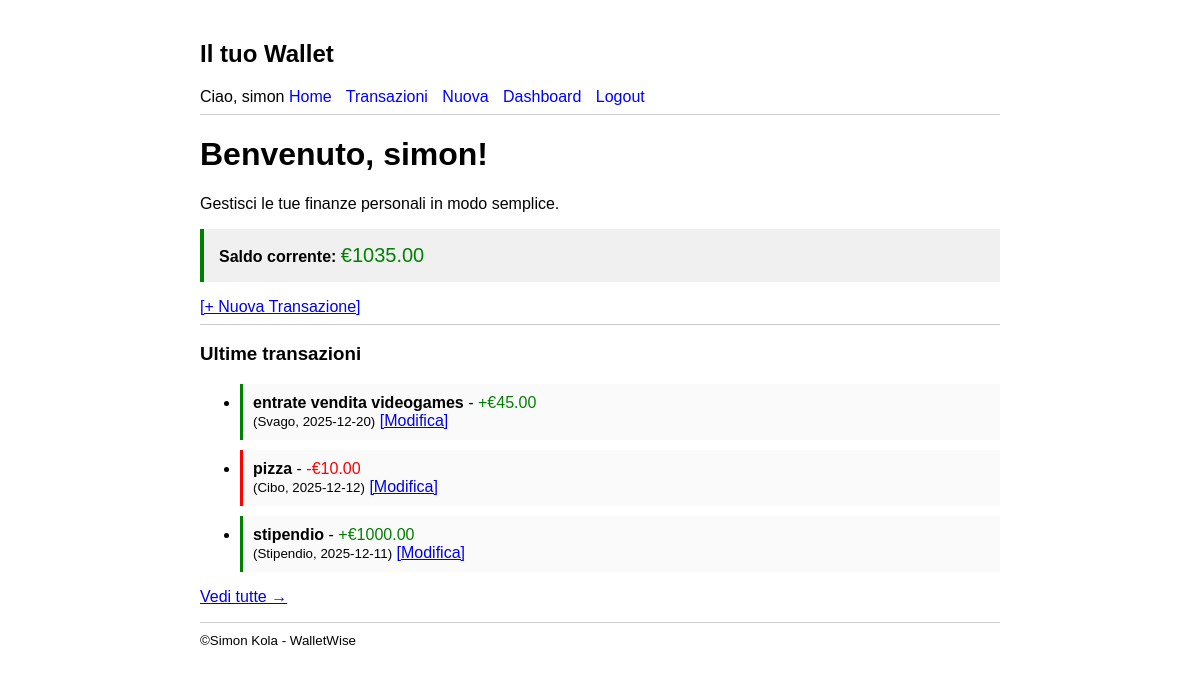
Page / (signed in) on the earlier database version.
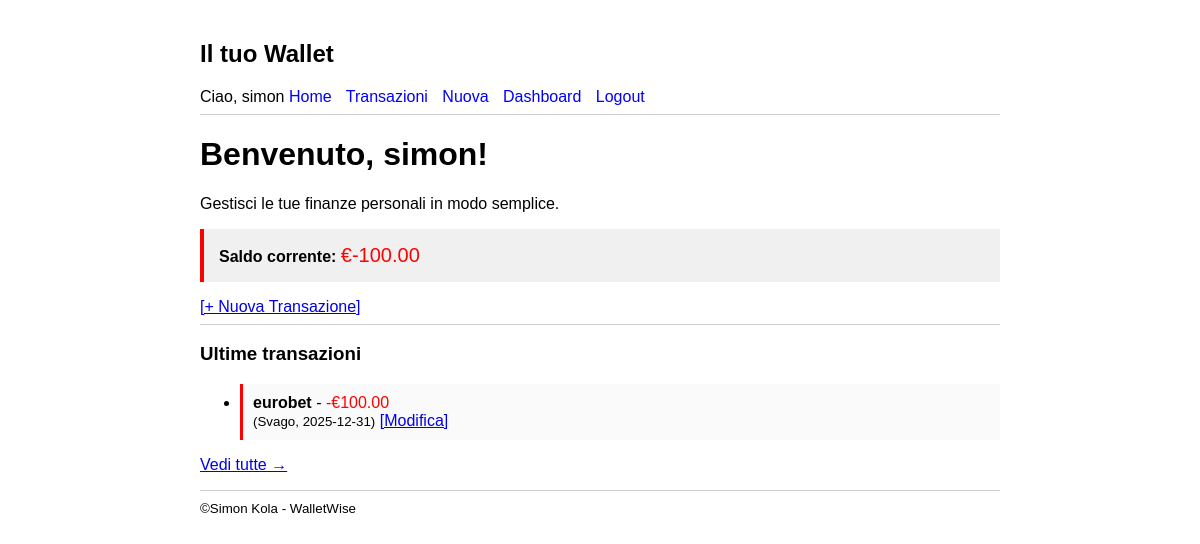
Same page on the later database version.
### tables this page shows
CREATE TABLE user (
  id INTEGER PRIMARY KEY AUTOINCREMENT,
  username TEXT UNIQUE NOT NULL,
  password TEXT NOT NULL
);

CREATE TABLE transactions (
  id INTEGER PRIMARY KEY AUTOINCREMENT,
  author_id INTEGER NOT NULL,
  category_id INTEGER NOT NULL,
  created TIMESTAMP NOT NULL DEFAULT CURRENT_TIMESTAMP,
  type TEXT NOT NULL CHECK(type IN ('entrata', 'uscita')),
  amount REAL NOT NULL,
  description TEXT NOT NULL,
  date DATE NOT NULL,
  FOREIGN KEY (author_id) REFERENCES user (id),
  FOREIGN KEY (category_id) REFERENCES categories (id)
);

CREATE TABLE categories (
  id INTEGER PRIMARY KEY AUTOINCREMENT,
  name TEXT NOT NULL
);

### app/main.py (the view)
@bp.route('/')
def index():
    if g.user is None:
        return redirect(url_for('auth.login'))
    transactions = transaction_repository.find_by_user(g.user['id'], limit=5)
    stats = transaction_repository.get_statistics(g.user['id'])
    balance = stats['bilancio']
    return render_template('index.html', transactions=transactions, balance=balance)

### app/auth.py (called while the page is built)
@bp.before_app_request
def load_logged_in_user():
    user_id = session.get('user_id')
    if user_id is None:
        g.user = None
    else:
        g.user = user_repo.get_user_by_id(user_id)

### app/db.py (called while the page is built)
def get_db():
    if 'db' not in g:
        g.db = sqlite3.connect(
            current_app.config['DATABASE']
        )
        g.db.row_factory = sqlite3.Row
    return g.db

### app/repositories/transazioni_repo.py (called while the page is built)
def find_by_user(user_id, limit=None):
    db = get_db()
    query = """
        SELECT t.*, c.name as category_name
        FROM transactions t
        JOIN categories c ON t.category_id = c.id
        WHERE t.author_id = ?
        ORDER BY t.date DESC, t.created DESC
    """
    if limit:
        query += f' LIMIT {limit}'
    return db.execute(query, (user_id,)).fetchall()

### app/repositories/user_repo.py (called while the page is built)
def get_user_by_id(user_id):
    db = get_db()
    user = db.execute(
        "SELECT * FROM user WHERE id = ?", (user_id,)
    ).fetchone()
    return user

### app/templates/index.html (shortened to what this page needs)
{% extends 'base.html' %}
{% block content %}
    <h1>Benvenuto, {{ g.user['username'] }}!</h1>
    <p>Gestisci le tue finanze personali in modo semplice.</p>
    <p style="background: #f0f0f0; padding: 15px; border-left: 4px solid {% if balance >= 0 %}green{% else %}red{% endif %};">
        <strong>Saldo corrente:</strong>
        <span style="font-size: 20px; color: {% if balance >= 0 %}green{% else %}red{% endif %};">
            €{{ "%.2f"|format(balance) }}
        </span>
    </p>
    {% if g.user %}
        <a href="{{ url_for('main.create') }}">[+ Nuova Transazione]</a>
        <hr>
    {% endif %}
    <h3>Ultime transazioni</h3>
    {% if transactions %}
        <ul>
        {% for t in transactions %}
            <li style="margin: 10px 0; padding: 10px; background: #fafafa; border-left: 3px solid {% if t.type == 'entrata' %}green{% else %}red{% endif %};">
                <strong>{{ t.description }}</strong> -
                <span style="color: {% if t.type == 'entrata' %}green{% else %}red{% endif %};">
                    {% if t.type == 'entrata' %}+{% else %}-{% endif %}€{{ "%.2f"|format(t.amount) }}
                </span>
                <br>
                <small>({{ t.category_name }}, {{ t.date }})</small>
                {% if g.user and g.user['id'] == t.author_id %}
                    <a href="{{ url_for('main.update', id=t.id) }}">[Modifica]</a>
                {% endif %}
            </li>
        {% endfor %}
        </ul>
        <p><a href="{{ url_for('main.transazioni') }}">Vedi tutte →</a></p>
    {% else %}
        <p>Nessuna transazione ancora. <a href="{{ url_for('main.create') }}">Creane una!</a></p>
    {% endif %}
{% endblock %}

### app/templates/base.html (shortened to what this page needs)
<!doctype html>
<html lang="it">
<head>
</head>
<body>
    <nav>
        <h1>Il tuo Wallet</h1>
        {% if g.user %}
            <span>Ciao, {{ g.user['username'] }}</span>
            <a href="{{ url_for('main.index') }}">Home</a>
            <a href="{{ url_for('main.transazioni') }}">Transazioni</a>
            <a href="{{ url_for('main.create') }}">Nuova</a>
            <a href="{{ url_for('main.dashboard') }}">Dashboard</a>
            <a href="{{ url_for('auth.logout') }}">Logout</a>
        {% else %}
            <a href="{{ url_for('auth.register') }}">Registrati</a>
            <a href="{{ url_for('auth.login') }}">Login</a>
        {% endif %}
    </nav>
    <hr>
    <main>
        {% block content %}{% endblock %}
    </main>
    <hr>
    <footer>
        <small>&copy;Simon Kola - WalletWise</small>
    </footer>
</body>
</html>

### app/templates/base.html (style rules this page uses)
body { font-family: sans-serif; max-width: 800px; margin: 0 auto; padding: 20px; }
nav a { margin-right: 10px; text-decoration: none; color: blue; }
hr { border: 0; border-top: 1px solid #ccc; }

Differences in the rows shown:
removed transactions: description "entrate vendita videogames", amount "45.00", category_name "Svago", date "2025-12-20", type "entrata" (drawn)
removed transactions: description "pizza", amount "10.00", category_name "Cibo", date "2025-12-12", type "uscita" (drawn)
removed transactions: description "stipendio", amount "1000.00", category_name "Stipendio", date "2025-12-11", type "entrata" (drawn)
added transactions: description "eurobet", amount "100.00", category_name "Svago", date "2025-12-31", type "uscita" (drawn)
Other differences:
{{ "%.2f"|format(balance) }}: "1035.00" → "-100.00"
